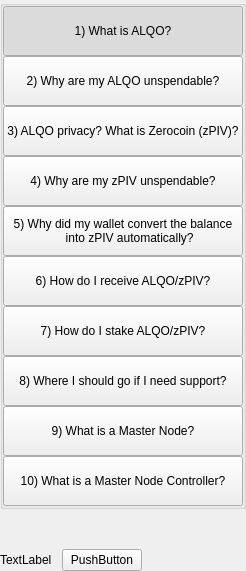
         <widget class="QWidget" name="left" native="true">
          <layout class="QVBoxLayout" name="verticalLayout_3">
           <property name="leftMargin">
            <number>0</number>
           </property>
           <property name="topMargin">
            <number>0</number>
           </property>
           <property name="rightMargin">
            <number>0</number>
           </property>
           <property name="bottomMargin">
            <number>0</number>
           </property>
           <item>
            <layout class="QVBoxLayout" name="verticalLayout_2">
             <property name="spacing">
              <number>0</number>
             </property>
             <item>
              <widget class="QWidget" name="containerButtons" native="true">
               <layout class="QVBoxLayout" name="verticalLayout">
                <property name="spacing">
                 <number>0</number>
                </property>
                <property name="leftMargin">
                 <number>0</number>
                </property>
                <property name="topMargin">
                 <number>0</number>
                </property>
                <property name="rightMargin">
                 <number>0</number>
                </property>
                <property name="bottomMargin">
                 <number>0</number>
                </property>
                <item>
                 <widget class="QGroupBox" name="groupBox">
                  <property name="title">
                   <string/>
                  </property>
                  <layout class="QVBoxLayout" name="verticalLayout_9">
                   <property name="spacing">
                    <number>0</number>
                   </property>
                   <property name="leftMargin">
                    <number>0</number>
                   </property>
                   <property name="topMargin">
                    <number>0</number>
                   </property>
                   <property name="rightMargin">
                    <number>0</number>
                   </property>
                   <property name="bottomMargin">
                    <number>0</number>
                   </property>
                   <item>
                    <widget class="QPushButton" name="pushButtonFaq1">
                     <property name="minimumSize">
                      <size>
                       <width>0</width>
                       <height>50</height>
                      </size>
                     </property>
                     <property name="maximumSize">
                      <size>
                       <width>16777215</width>
                       <height>50</height>
                      </size>
                     </property>
                     <property name="text">
                      <string>1) What is ALQO?</string>
                     </property>
                     <property name="checkable">
                      <bool>true</bool>
                     </property>
                     <property name="checked">
                      <bool>true</bool>
                     </property>
                     <property name="autoExclusive">
                      <bool>true</bool>
                     </property>
                    </widget>
                   </item>
                   <item>
                    <widget class="QPushButton" name="pushButtonFaq2">
                     <property name="minimumSize">
                      <size>
                       <width>0</width>
                       <height>50</height>
                      </size>
                     </property>
                     <property name="maximumSize">
                      <size>
                       <width>16777215</width>
                       <height>50</height>
                      </size>
                     </property>
                     <property name="text">
                      <string>2) Why are my ALQO unspendable?</string>
                     </property>
                     <property name="checkable">
                      <bool>true</bool>
                     </property>
                     <property name="autoExclusive">
                      <bool>true</bool>
                     </property>
                    </widget>
                   </item>
                   <item>
                    <widget class="QPushButton" name="pushButtonFaq3">
                     <property name="minimumSize">
                      <size>
                       <width>0</width>
                       <height>50</height>
                      </size>
                     </property>
                     <property name="maximumSize">
                      <size>
                       <width>16777215</width>
                       <height>16777215</height>
                      </size>
                     </property>
                     <property name="text">
                      <string>3) ALQO privacy? What is Zerocoin (zPIV)?</string>
                     </property>
                     <property name="checkable">
                      <bool>true</bool>
                     </property>
                     <property name="autoExclusive">
                      <bool>true</bool>
                     </property>
                    </widget>
                   </item>
                   <item>
                    <widget class="QPushButton" name="pushButtonFaq4">
                     <property name="minimumSize">
                      <size>
                       <width>0</width>
                       <height>50</height>
                      </size>
                     </property>
                     <property name="maximumSize">
                      <size>
                       <width>16777215</width>
                       <height>16777215</height>
                      </size>
                     </property>
                     <property name="text">
                      <string>4) Why are my zPIV unspendable?</string>
                     </property>
                     <property name="checkable">
                      <bool>true</bool>
                     </property>
                     <property name="autoExclusive">
                      <bool>true</bool>
                     </property>
                    </widget>
                   </item>
                   <item>
                    <widget class="QPushButton" name="pushButtonFaq5">
                     <property name="minimumSize">
                      <size>
                       <width>0</width>
                       <height>50</height>
                      </size>
                     </property>
                     <property name="text">
                      <string>5) Why did my wallet convert the balance
    into zPIV automatically?</string>
                     </property>
                     <property name="checkable">
                      <bool>true</bool>
                     </property>
                     <property name="autoExclusive">
                      <bool>true</bool>
                     </property>
                    </widget>
                   </item>
                   <item>
                    <widget class="QPushButton" name="pushButtonFaq6">
                     <property name="minimumSize">
                      <size>
                       <width>0</width>
                       <height>50</height>
                      </size>
                     </property>
                     <property name="text">
                      <string>6) How do I receive ALQO/zPIV?</string>
                     </property>
                     <property name="checkable">
                      <bool>true</bool>
                     </property>
                     <property name="autoExclusive">
                      <bool>true</bool>
                     </property>
                    </widget>
                   </item>
                   <item>
                    <widget class="QPushButton" name="pushButtonFaq7">
                     <property name="minimumSize">
                      <size>
                       <width>0</width>
                       <height>50</height>
                      </size>
                     </property>
                     <property name="text">
                      <string>7) How do I stake ALQO/zPIV?</string>
                     </property>
                     <property name="checkable">
                      <bool>true</bool>
                     </property>
                     <property name="autoExclusive">
                      <bool>true</bool>
                     </property>
                    </widget>
                   </item>
                   <item>
                    <widget class="QPushButton" name="pushButtonFaq8">
                     <property name="minimumSize">
                      <size>
                       <width>0</width>
                       <height>50</height>
                      </size>
                     </property>
                     <property name="text">
                      <string>8) Where I should go if I need support?</string>
                     </property>
                     <property name="checkable">
                      <bool>true</bool>
                     </property>
                     <property name="autoExclusive">
                      <bool>true</bool>
                     </property>
                    </widget>
                   </item>
                   <item>
                    <widget class="QPushButton" name="pushButtonFaq9">
                     <property name="minimumSize">
                      <size>
                       <width>0</width>
                       <height>50</height>
                      </size>
                     </property>
                     <property name="text">
                      <string>9) What is a Master Node?</string>
                     </property>
                     <property name="checkable">
                      <bool>true</bool>
                     </property>
                     <property name="autoExclusive">
                      <bool>true</bool>
                     </property>
                    </widget>
                   </item>
                   <item>
                    <widget class="QPushButton" name="pushButtonFaq10">
                     <property name="minimumSize">
                      <size>
                       <width>0</width>
                       <height>50</height>
                      </size>
                     </property>
                     <property name="text">
                      <string>10) What is a Master Node Controller?</string>
                     </property>
                     <property name="checkable">
                      <bool>true</bool>
                     </property>
                     <property name="autoExclusive">
                      <bool>true</bool>
                     </property>
                    </widget>
                   </item>
                  </layout>
                 </widget>
                </item>
               </layout>
              </widget>
             </item>
             <item>
              <spacer name="verticalSpacer">
               <property name="orientation">
                <enum>Qt::Vertical</enum>
               </property>
               <property name="sizeHint" stdset="0">
                <size>
                 <width>20</width>
                 <height>40</height>
                </size>
               </property>
              </spacer>
             </item>
             <item>
              <layout class="QHBoxLayout" name="horizontalLayout_2">
               <item>
                <widget class="QLabel" name="labelWebLink">
                 <property name="text">
                  <string>TextLabel</string>
                 </property>
                </widget>
               </item>
               <item>
                <spacer name="horizontalSpacer_4">
                 <property name="orientation">
                  <enum>Qt::Horizontal</enum>
                 </property>
                 <property name="sizeType">
                  <enum>QSizePolicy::Minimum</enum>
                 </property>
                 <property name="sizeHint" stdset="0">
                  <size>
                   <width>10</width>
                   <height>20</height>
                  </size>
                 </property>
                </spacer>
               </item>
               <item>
                <widget class="QPushButton" name="pushButtonWebLink">
                 <property name="text">
                  <string>PushButton</string>
                 </property>
                </widget>
               </item>
               <item>
                <spacer name="horizontalSpacer_2">
                 <property name="orientation">
                  <enum>Qt::Horizontal</enum>
                 </property>
                 <property name="sizeHint" stdset="0">
                  <size>
                   <width>40</width>
                   <height>20</height>
                  </size>
                 </property>
                </spacer>
               </item>
              </layout>
             </item>
            </layout>
           </item>
          </layout>
         </widget>
